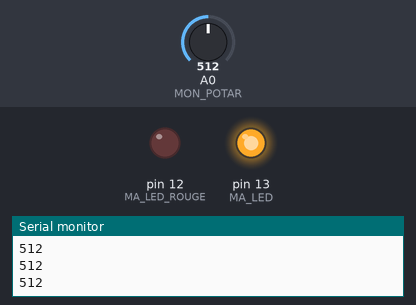
Bench run of a sketch on a simulated Arduino Uno, built with avr-gcc and run on an emulated ATmega328P. On the bench: output pins drawn as LEDs (lit = HIGH), the last lines printed to the serial monitor. Inputs (shaded band) come from the test bench; at power-on: A0 (MON_POTAR) = 512.

Above: at 1.2 s.
1.3 s: A0 (MON_POTAR) set to 0
At 2.5 s:
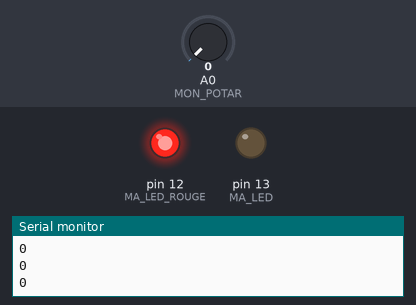
2.8 s: A0 (MON_POTAR) set to 122
At 3.9 s:
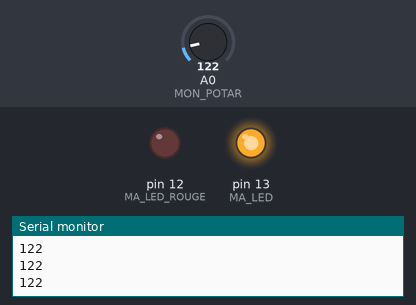
Timing chart, 0 to 5.8 s (numbered marks = the images above; inputs shaded):
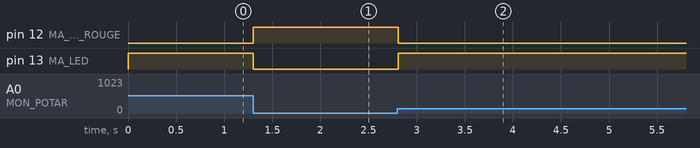

Measured:
- after the input at 1.3 s, pin 12 (MA_LED_ROUGE): LOW → HIGH at once; pin 13 (MA_LED): HIGH → LOW at once
- after the input at 2.8 s, pin 12 (MA_LED_ROUGE): HIGH → LOW at once; pin 13 (MA_LED): LOW → HIGH at once

The sketch:

bite_en_potar.ino
```cpp
int MA_LED = 13;
int MA_LED_ROUGE = 12;
int MON_POTAR = A0;

void setup() {
  Serial.begin(9600);
  pinMode(MON_POTAR, INPUT);
  pinMode(MA_LED, OUTPUT);
  pinMode(MA_LED_ROUGE, OUTPUT);
}

void loop() {
  int v = analogRead(MON_POTAR);
  Serial.println(v);
  if(v > 0) {
    digitalWrite(MA_LED_ROUGE, LOW);
    digitalWrite(MA_LED, HIGH);
  } else {
    digitalWrite(MA_LED_ROUGE, HIGH);
    digitalWrite(MA_LED, LOW);
  }
}
```
